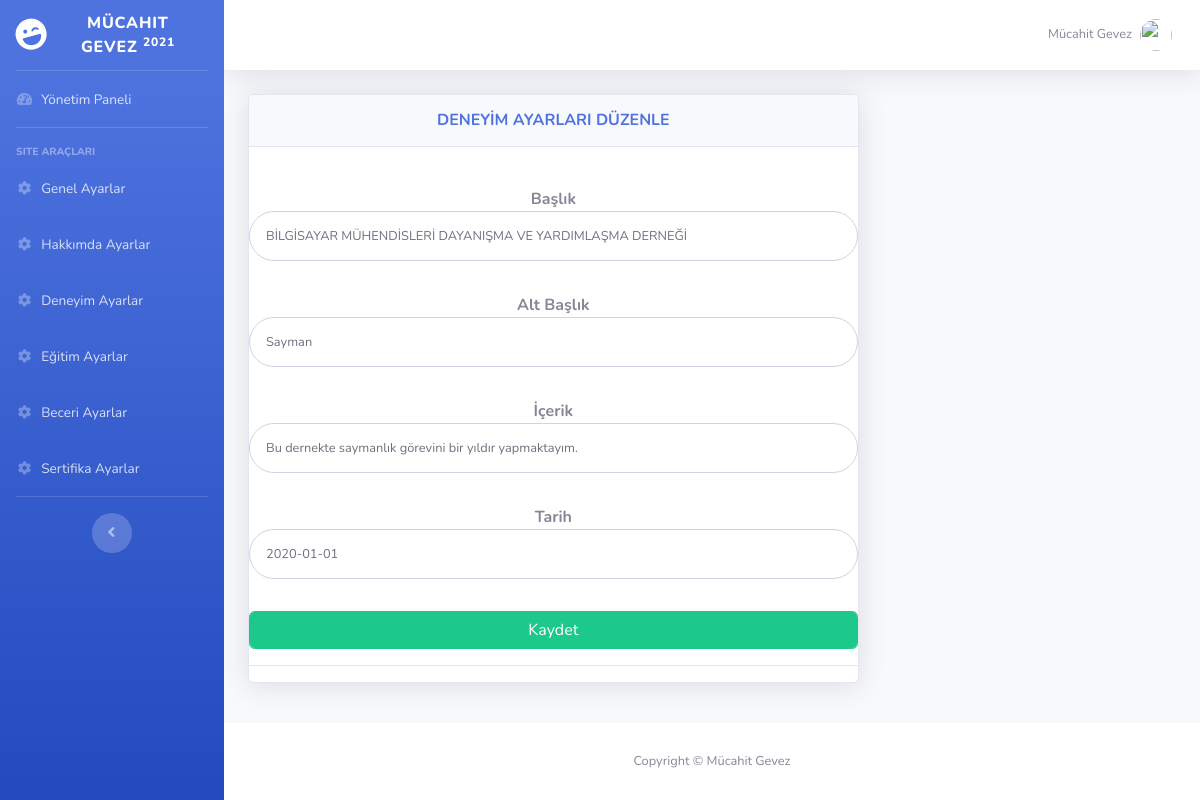
The page /Yonetim/deneyim-duzenle.php?deneyim_id=3 on the database its author committed.
### tables this page shows
CREATE TABLE `deneyim` (
  `id` int(11) NOT NULL,
  `baslik` varchar(500) NOT NULL,
  `altbaslik` varchar(50) NOT NULL,
  `icerik` text NOT NULL,
  `tarih` text NOT NULL
);

### Yonetim/deneyim-duzenle.php (the view, shortened to what this page needs)
        <?php require_once 'topbar.php'; ?>
<?php
$deneyimsor=$db->prepare("SELECT * FROM deneyim where id=:id");
$deneyimsor->execute(array(
"id"=>$_GET["deneyim_id"]
));
$deneyimcekid=$deneyimsor->fetch(PDO::FETCH_ASSOC);
  ?>
        <div class="container-fluid">
          <div class="row">
            <div class="col-xl-8 col-lg-12">
              <div class="card shadow mb-4">
                <div class="card-header py-3">
                  <h6 class="m-0 font-weight-bold text-primary text-center">DENEYİM AYARLARI DÜZENLE</h6>
                </div>
                <div class="card-body">
                  </div>
                  <form  action="../ayarlar/islem.php" method="POST" class="user">
                  <b><center>Başlık</center></b>
                <div class="form-group">
                  <input type="text" class="form-control form-control-user" name="baslik" value="<?php echo $deneyimcekid["baslik"]; ?>" id="exampleInputEmail" placeholder="">
                </div>
                <b><center>Alt Başlık</center></b>
                <div class="form-group">
                  <input type="text" class="form-control form-control-user" name="altbaslik" value="<?php echo $deneyimcekid["altbaslik"]; ?>" id="exampleInputEmail" placeholder="">
                </div>
                <b><center>İçerik</center></b>
                <div class="form-group">
                  <input type="text" class="form-control form-control-user" name="icerik" value="<?php echo $deneyimcekid["icerik"]; ?>" id="exampleInputEmail" placeholder="">
                </div>
                <b><center>Tarih</center></b>
                <div class="form-group">
                  <input type="text" class="form-control form-control-user" name="tarih" value="<?php echo $deneyimcekid["tarih"]; ?>" id="exampleInputEmail" placeholder="">
                </div>
                 <div class="form-group">
                  <input type="submit" value="Kaydet" name="deneyimguncelle" class="form-control btn btn-success" id="exampleInputEmail" placeholder="Edit">
                </div>
                <hr>
              </form>
                </div>
              </div>
          </div>
        </div>
      </div>
     <?php require_once 'footer.php'; ?>

### rows shown on the page
deneyim: baslik "BİLGİSAYAR MÜHENDİSLERİ DAYANIŞMA VE YARDIMLAŞMA DERNEĞİ", altbaslik "Sayman", icerik "Bu dernekte saymanlık görevini bir yıldır yapmaktayım.", tarih "2020-01-01"
